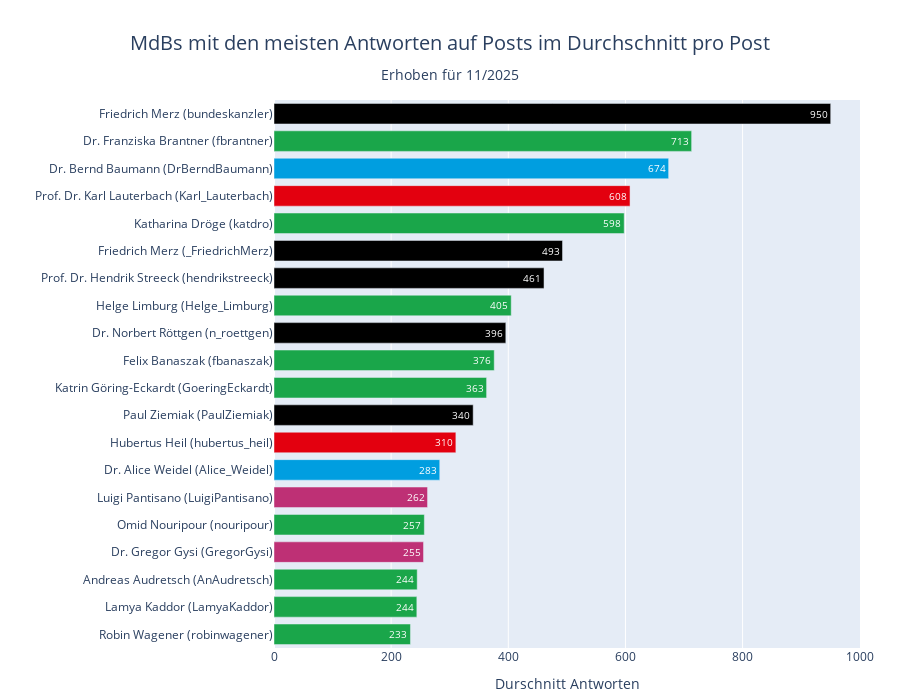

The notebook cell this image was saved under:
### Code cell
plot_party_hbar(
    df_tweets, 
    'username', 
    'replies_mean', 
    top_n=20, 
    title='MdBs mit den meisten Antworten auf Posts im Durchschnitt pro Post', 
    x_label='Durschnitt Antworten',
    save_name="top20_mean_replies",
)

### Figure 1 — Plotly figure (JSON) as saved in the notebook; plotly's stock layout.template omitted (floating-point values rounded to 4 significant figures)
{"data": [{"cliponaxis": false, "customdata": [["CDU/CSU", "bundeskanzler", "Friedrich Merz"], ["BÜNDNIS 90/DIE GRÜNEN", "fbrantner", "Dr. Franziska Brantner"], ["AFD", "DrBerndBaumann", "Dr. Bernd Baumann"], ["SPD", "Karl_Lauterbach", "Prof. Dr. Karl Lauterbach"], ["BÜNDNIS 90/DIE GRÜNEN", "katdro", "Katharina Dröge"], ["CDU/CSU", "_FriedrichMerz", "Friedrich Merz"], ["CDU/CSU", "hendrikstreeck", "Prof. Dr. Hendrik Streeck"], ["BÜNDNIS 90/DIE GRÜNEN", "Helge_Limburg", "Helge Limburg"], ["CDU/CSU", "n_roettgen", "Dr. Norbert Röttgen"], ["BÜNDNIS 90/DIE GRÜNEN", "fbanaszak", "Felix Banaszak"], ["BÜNDNIS 90/DIE GRÜNEN", "GoeringEckardt", "Katrin Göring-Eckardt"], ["CDU/CSU", "PaulZiemiak", "Paul Ziemiak"], ["SPD", "hubertus_heil", "Hubertus Heil"], ["AFD", "Alice_Weidel", "Dr. Alice Weidel"], ["DIE LINKE.", "LuigiPantisano", "Luigi Pantisano"], ["BÜNDNIS 90/DIE GRÜNEN", "nouripour", "Omid Nouripour"], ["DIE LINKE.", "GregorGysi", "Dr. Gregor Gysi"], ["BÜNDNIS 90/DIE GRÜNEN", "AnAudretsch", "Andreas Audretsch"], ["BÜNDNIS 90/DIE GRÜNEN", "LamyaKaddor", "Lamya Kaddor"], ["BÜNDNIS 90/DIE GRÜNEN", "robinwagener", "Robin Wagener"]], "hovertemplate": "Name: %{customdata[2]} (%{customdata[1]})<br>Durschnitt Antworten: %{x:,.0f}<br>partei_kurz: %{customdata[0]}<extra></extra>", "insidetextanchor": "end", "marker": {"color": ["#000000", "#1AA64A", "#009EE0", "#E3000F", "#1AA64A", "#000000", "#000000", "#1AA64A", "#000000", "#1AA64A", "#1AA64A", "#000000", "#E3000F", "#009EE0", "#BE3075", "#1AA64A", "#BE3075", "#1AA64A", "#1AA64A", "#1AA64A"]}, "orientation": "h", "text": ["950", "713", "674", "608", "598", "493", "461", "405", "396", "376", "363", "340", "310", "283", "262", "257", "255", "244", "244", "233"], "textfont": {"color": ["#FFFFFF", "#FFFFFF", "#FFFFFF", "#FFFFFF", "#FFFFFF", "#FFFFFF", "#FFFFFF", "#FFFFFF", "#FFFFFF", "#FFFFFF", "#FFFFFF", "#FFFFFF", "#FFFFFF", "#FFFFFF", "#FFFFFF", "#FFFFFF", "#FFFFFF", "#FFFFFF", "#FFFFFF", "#FFFFFF"]}, "textposition": ["inside", "inside", "inside", "inside", "inside", "inside", "inside", "inside", "inside", "inside", "inside", "inside", "inside", "inside", "inside", "inside", "inside", "inside", "inside", "inside"], "texttemplate": "%{text}", "type": "bar", "x": [950.4, 713.0, 673.8, 607.8, 597.9, 492.6, 461.0, 405.0, 395.8, 376.0, 363.0, 340.1, 310.5, 283.0, 262.1, 256.7, 255.3, 244.5, 243.9, 233.0], "y": ["Friedrich Merz (bundeskanzler)", "Dr. Franziska Brantner (fbrantner)", "Dr. Bernd Baumann (DrBerndBaumann)", "Prof. Dr. Karl Lauterbach (Karl_Lauterbach)", "Katharina Dröge (katdro)", "Friedrich Merz (_FriedrichMerz)", "Prof. Dr. Hendrik Streeck (hendrikstreeck)", "Helge Limburg (Helge_Limburg)", "Dr. Norbert Röttgen (n_roettgen)", "Felix Banaszak (fbanaszak)", "Katrin Göring-Eckardt (GoeringEckardt)", "Paul Ziemiak (PaulZiemiak)", "Hubertus Heil (hubertus_heil)", "Dr. Alice Weidel (Alice_Weidel)", "Luigi Pantisano (LuigiPantisano)", "Omid Nouripour (nouripour)", "Dr. Gregor Gysi (GregorGysi)", "Andreas Audretsch (AnAudretsch)", "Lamya Kaddor (LamyaKaddor)", "Robin Wagener (robinwagener)"]}], "layout": {"bargap": 0.25, "height": 700, "margin": {"b": 10, "l": 10, "r": 40, "t": 100}, "title": {"font": {"size": 20}, "text": "MdBs mit den meisten Antworten auf Posts im Durchschnitt pro Post<br><sub style='font-size:0.85em; line-height:0.5;'>Erhoben für 11/2025</sub>", "x": 0.5, "xanchor": "center", "yanchor": "top", "yref": "container"}, "uniformtext": {"minsize": 8, "mode": "show"}, "xaxis": {"title": {"text": "Durschnitt Antworten"}}, "yaxis": {"categoryarray": ["Robin Wagener (robinwagener)", "Lamya Kaddor (LamyaKaddor)", "Andreas Audretsch (AnAudretsch)", "Dr. Gregor Gysi (GregorGysi)", "Omid Nouripour (nouripour)", "Luigi Pantisano (LuigiPantisano)", "Dr. Alice Weidel (Alice_Weidel)", "Hubertus Heil (hubertus_heil)", "Paul Ziemiak (PaulZiemiak)", "Katrin Göring-Eckardt (GoeringEckardt)", "Felix Banaszak (fbanaszak)", "Dr. Norbert Röttgen (n_roettgen)", "Helge Limburg (Helge_Limburg)", "Prof. Dr. Hendrik Streeck (hendrikstreeck)", "Friedrich Merz (_FriedrichMerz)", "Katharina Dröge (katdro)", "Prof. Dr. Karl Lauterbach (Karl_Lauterbach)", "Dr. Bernd Baumann (DrBerndBaumann)", "Dr. Franziska Brantner (fbrantner)", "Friedrich Merz (bundeskanzler)"], "categoryorder": "array", "title": {"text": ""}}}}
